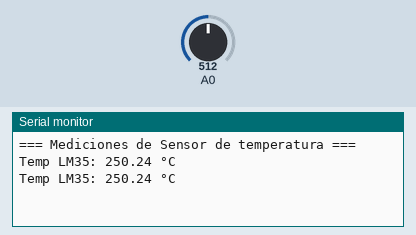
The sketch below on a simulated Arduino Uno, built with avr-gcc and run on an emulated ATmega328P. Shown: the last lines printed to the serial monitor. The inputs (shaded band) are chosen by the test bench; at power-on: A0 = 512. Random numbers use the default seed unless the sketch sets one.

Above: at 1.2 s.
1.3 s: A0 set to 716
At 2.5 s:
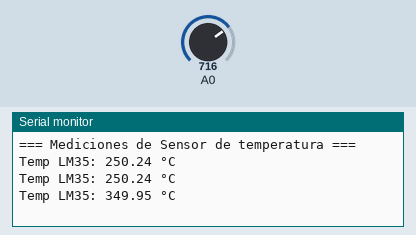
2.8 s: A0 set to 900
At 3.3 s:
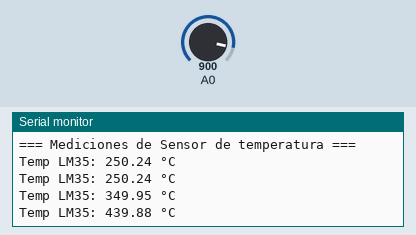
Timing chart, 0 to 5.8 s (numbered marks = the images above; inputs shaded):
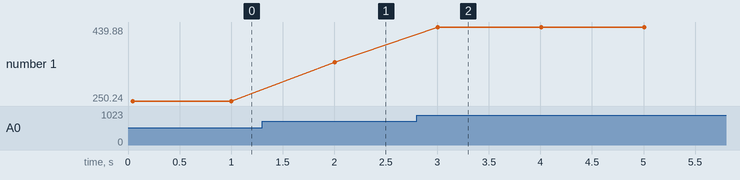

Measured:
- after the input at 1.3 s, the serial monitor: prints a new line after 0.70 s (image 1)
- after the input at 2.8 s, the serial monitor: prints a new line after 0.21 s (image 2)
- plotted number 1: 250.24 → 349.95 after the input at 1.3 s, 349.95 → 439.88 after the input at 2.8 s

The sketch:

sketch_consigna_1_4.ino
```cpp
// ==========================================================
//   Programación Orientada a Objetos Ejercicio 1.4
// ==========================================================

#include <Arduino.h>

// ----------------------------------------------------------
// Clase base Sensor (sensor genérico)
// ----------------------------------------------------------
class Sensor {
  protected:
    float valor;        // Última medición almacenada
    String magnitud;    // Unidad o magnitud (°C, lux, cm)

  public:
    // Constructor
    Sensor(String mag) {
      magnitud = mag;
      valor = 0.0;
    }

    // Genera una medición (simulada) - virtual para sobrescribir
    virtual void generarMedicion() {
      valor = random(0, 101); // Valor genérico
    }

    // Devuelve el valor almacenado
    float leerMedicion() {
      return valor;
    }

    // Muestra el valor por monitor serie
    void mostrar() {
      Serial.print(valor);
      Serial.print(" ");
      Serial.println(magnitud);
    }
};


// ----------------------------------------------------------
// Sensor Real LM35 (NO simulado)

class SensorTemperaturaReal : public Sensor {
  private:
    int pin;

  public:
    SensorTemperaturaReal(int p)
      : Sensor("°C"), pin(p) {}

    void generarMedicion() override {
      int lectura = analogRead(pin);
      valor = (lectura * 5.0 / 1023.0) * 100.0;
    }
};

// Sensor REAL (LM35)
SensorTemperaturaReal sensorTempReal(A0);

void setup() {
  Serial.begin(9600);

  // Semilla para generar números aleatorios
  randomSeed(analogRead(0));

  Serial.println("=== Mediciones de Sensor de temperatura ===");
}


void loop() {

  sensorTempReal.generarMedicion();
  Serial.print("Temp LM35: ");
  sensorTempReal.mostrar();

  delay(1000);
}
```
